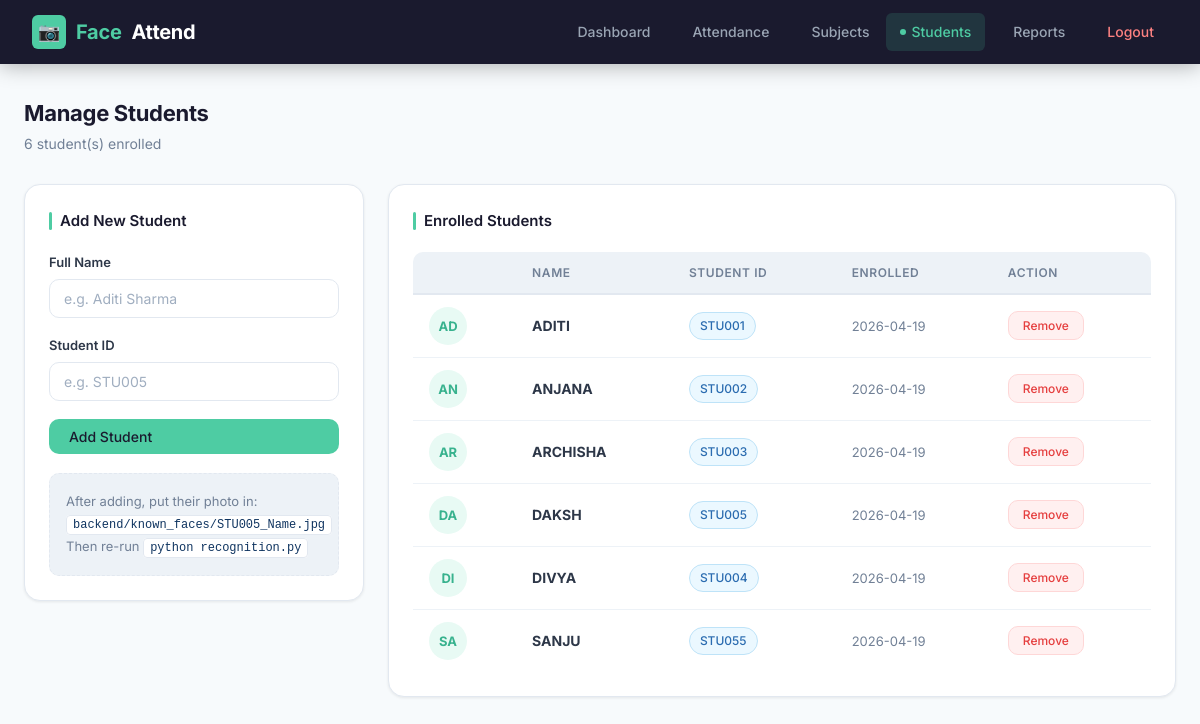
/admin (signed in), run on an earlier commit of the app's database.
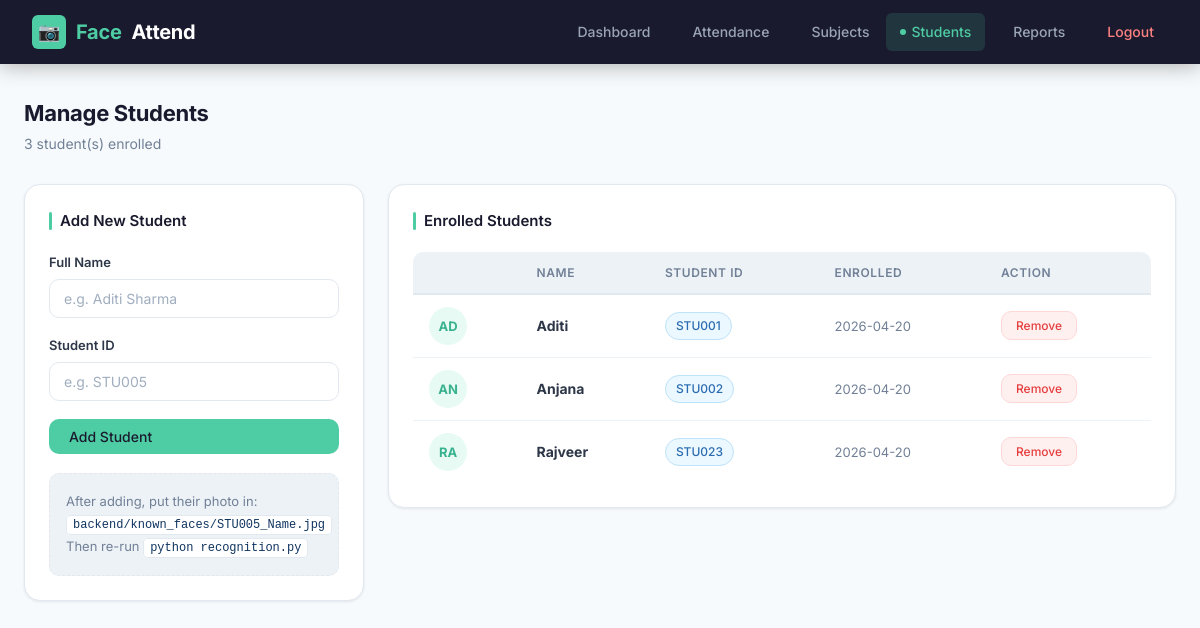
And on a later commit of the database.
### tables this page shows
CREATE TABLE students (
            id          INTEGER PRIMARY KEY AUTOINCREMENT,
            name        TEXT    NOT NULL,
            student_id  TEXT    UNIQUE NOT NULL,
            enrolled_at TEXT    NOT NULL
        );

### app.py (the view)
@app.route("/admin")
@login_required
def admin():
    students = get_all_students()
    return render_template("admin.html", students=students)

### app.py (called while the page is built)
def login_required(f):
    from functools import wraps
    @wraps(f)
    def decorated(*args, **kwargs):
        if "logged_in" not in session:
            return redirect(url_for("login"))
        return f(*args, **kwargs)
    return decorated

### backend/database.py (called while the page is built)
def get_connection():
    conn = sqlite3.connect(DB_PATH)
    conn.row_factory = sqlite3.Row
    return conn

def get_all_students():
    conn = get_connection()
    cursor = conn.cursor()
    cursor.execute("SELECT * FROM students ORDER BY name")
    students = cursor.fetchall()
    conn.close()
    return students

### templates/admin.html (shortened to what this page needs)
{% extends "base.html" %}
{% block content %}
<div class="page-header">
  <div>
    <div class="page-title">Manage Students</div>
    <div class="page-subtitle">{{ students|length }} student(s) enrolled</div>
  </div>
</div>
<div class="admin-grid">
  <div class="card" style="margin-bottom:0">
    <div class="card-title">Add New Student</div>
    <div class="form-group">
      <label>Full Name</label>
      <input type="text" id="name" placeholder="e.g. Aditi Sharma">
    </div>
    <div class="form-group">
      <label>Student ID</label>
      <input type="text" id="sid" placeholder="e.g. STU005">
    </div>
    <button class="btn btn-primary" onclick="addStudent()" style="width:100%">Add Student</button>
    <div class="photo-hint" style="margin-top:1.2rem">
      After adding, put their photo in:<br>
      <code>backend/known_faces/STU005_Name.jpg</code><br>
      Then re-run <code>python recognition.py</code>
    </div>
  </div>
  <div class="card" style="margin-bottom:0">
    <div class="card-title">Enrolled Students</div>
    {% if students %}
    <div class="table-wrap">
    <table>
      <thead><tr><th></th><th>Name</th><th>Student ID</th><th>Enrolled</th><th>Action</th></tr></thead>
      <tbody id="student-table">
        {% for s in students %}
        <tr id="row-{{ s.student_id }}">
          <td>
            <div class="student-avatar">
              {{ s.name[:2].upper() }}
            </div>
          </td>
          <td><strong>{{ s.name }}</strong></td>
          <td><span class="badge badge-blue">{{ s.student_id }}</span></td>
          <td style="color:var(--text-muted);font-size:13px">{{ s.enrolled_at[:10] }}</td>
          <td>
            <button class="btn btn-danger btn-sm"
              onclick="deleteStudent('{{ s.student_id }}','{{ s.name }}')">Remove</button>
          </td>
        </tr>
        {% endfor %}
      </tbody>
    </table>
    </div>
    {% else %}
    <div class="empty-state"><p>No students enrolled yet.<br>Add a student using the form.</p></div>
    {% endif %}
  </div>
</div>
{% endblock %}

### templates/base.html (shortened to what this page needs)
<!DOCTYPE html>
<html lang="en">
<head>
<link rel="stylesheet" href="/static/style.css">
</head>
<body>
{% if session.logged_in %}
<nav>
  <a href="/dashboard" class="brand">
    <div class="brand-icon">&#128247;</div>
    <span>Face</span>Attend
  </a>
  <ul>
    <li><a href="/dashboard"  {% if request.path=='/dashboard'  %}class="active"{% endif %}>Dashboard</a></li>
    <li><a href="/attendance" {% if request.path=='/attendance' %}class="active"{% endif %}>Attendance</a></li>
    <li><a href="/subjects"   {% if request.path=='/subjects'   %}class="active"{% endif %}>Subjects</a></li>
    <li><a href="/admin"      {% if request.path=='/admin'      %}class="active"{% endif %}>Students</a></li>
    <li><a href="/reports"    {% if request.path=='/reports'    %}class="active"{% endif %}>Reports</a></li>
    <li><a href="/logout" class="logout">Logout</a></li>
  </ul>
</nav>
{% endif %}
<div class="container">
{% block content %}{% endblock %}
</div>
</body>
</html>

What changed in the data, as far as the page shows it:
removed students: name "DA", name "DAKSH", student_id "STU005", enrolled_at "2026-04-19"
removed students: name "DI", name "DIVYA", student_id "STU004", enrolled_at "2026-04-19"
removed students: name "SA", name "SANJU", student_id "STU055", enrolled_at "2026-04-19"
changed students "AD": name "ADITI" → "Aditi"; enrolled_at "2026-04-19" → "2026-04-20"
changed students "AN": name "ANJANA" → "Anjana"; enrolled_at "2026-04-19" → "2026-04-20"
changed students: name "AR" → "RA"; name "ARCHISHA" → "Rajveer"; student_id "STU003" → "STU023"; enrolled_at "2026-04-19" → "2026-04-20"
Also different on the page:
{{ students|length }}: "6" → "3"
